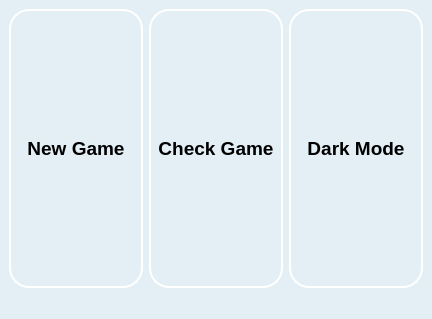
<?xml version="1.0" encoding="UTF-8"?>
<ui version="4.0">
 <class>MainWindow</class>
 <widget class="QMainWindow" name="MainWindow">
  <property name="geometry">
   <rect>
    <x>0</x>
    <y>0</y>
    <width>432</width>
    <height>319</height>
   </rect>
  </property>
  <property name="windowTitle">
   <string>Sudoku</string>
  </property>
  <property name="windowIcon">
   <iconset>
    <normaloff>icon.jpg</normaloff>icon.jpg</iconset>
  </property>
  <property name="styleSheet">
   <string notr="true">background-color: rgb(227, 239, 244);</string>
  </property>
  <widget class="QWidget" name="centralwidget">
   <layout class="QGridLayout" name="gridLayout_2">
    <item row="0" column="0">
     <layout class="QVBoxLayout" name="verticalLayout">
      <item>
       <layout class="QGridLayout" name="gridLayout"/>
      </item>
      <item>
       <layout class="QHBoxLayout" name="horizontalLayout">
        <item>
         <widget class="QPushButton" name="btn_newGame">
          <property name="sizePolicy">
           <sizepolicy hsizetype="Preferred" vsizetype="Preferred">
            <horstretch>0</horstretch>
            <verstretch>0</verstretch>
           </sizepolicy>
          </property>
          <property name="font">
           <font>
            <pointsize>14</pointsize>
            <bold>true</bold>
           </font>
          </property>
          <property name="styleSheet">
           <string notr="true">border:2px solid white;
border-radius: 20px;</string>
          </property>
          <property name="text">
           <string>New Game</string>
          </property>
         </widget>
        </item>
        <item>
         <widget class="QPushButton" name="btn_checkGame">
          <property name="sizePolicy">
           <sizepolicy hsizetype="Preferred" vsizetype="Preferred">
            <horstretch>0</horstretch>
            <verstretch>0</verstretch>
           </sizepolicy>
          </property>
          <property name="font">
           <font>
            <pointsize>14</pointsize>
            <bold>true</bold>
           </font>
          </property>
          <property name="styleSheet">
           <string notr="true">border:2px solid white;
border-radius: 20px;</string>
          </property>
          <property name="text">
           <string>Check Game</string>
          </property>
         </widget>
        </item>
        <item>
         <widget class="QPushButton" name="btn_darkMode">
          <property name="sizePolicy">
           <sizepolicy hsizetype="Preferred" vsizetype="Preferred">
            <horstretch>0</horstretch>
            <verstretch>0</verstretch>
           </sizepolicy>
          </property>
          <property name="font">
           <font>
            <pointsize>14</pointsize>
            <bold>true</bold>
           </font>
          </property>
          <property name="styleSheet">
           <string notr="true">border:2px solid white;
border-radius: 20px;</string>
          </property>
          <property name="text">
           <string>Dark Mode</string>
          </property>
         </widget>
        </item>
       </layout>
      </item>
     </layout>
    </item>
   </layout>
  </widget>
  <widget class="QStatusBar" name="statusbar"/>
 </widget>
 <resources/>
 <connections/>
</ui>
